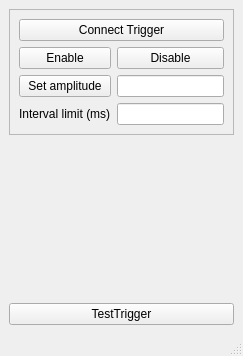
<?xml version="1.0" encoding="UTF-8"?>
<ui version="4.0">
 <class>TriggeringWindow</class>
 <widget class="QMainWindow" name="TriggeringWindow">
  <property name="geometry">
   <rect>
    <x>0</x>
    <y>0</y>
    <width>243</width>
    <height>356</height>
   </rect>
  </property>
  <property name="windowTitle">
   <string>MainWindow</string>
  </property>
  <widget class="QWidget" name="centralwidget">
   <layout class="QGridLayout" name="gridLayout_2">
    <item row="0" column="0" alignment="Qt::AlignTop">
     <widget class="QFrame" name="frame">
      <property name="frameShape">
       <enum>QFrame::StyledPanel</enum>
      </property>
      <property name="frameShadow">
       <enum>QFrame::Raised</enum>
      </property>
      <layout class="QGridLayout" name="gridLayout">
       <item row="1" column="0">
        <widget class="QPushButton" name="enable">
         <property name="text">
          <string>Enable</string>
         </property>
        </widget>
       </item>
       <item row="3" column="0">
        <widget class="QLabel" name="label">
         <property name="text">
          <string>Interval limit (ms)</string>
         </property>
        </widget>
       </item>
       <item row="0" column="0" colspan="2">
        <widget class="QPushButton" name="connectTrigger">
         <property name="text">
          <string>Connect Trigger</string>
         </property>
        </widget>
       </item>
       <item row="3" column="1">
        <widget class="QLineEdit" name="TimeLimitLineEdit"/>
       </item>
       <item row="1" column="1">
        <widget class="QPushButton" name="disable">
         <property name="text">
          <string>Disable</string>
         </property>
        </widget>
       </item>
       <item row="2" column="0">
        <widget class="QPushButton" name="setAmplitude">
         <property name="text">
          <string>Set amplitude</string>
         </property>
        </widget>
       </item>
       <item row="2" column="1">
        <widget class="QLineEdit" name="amplitudeLineEdit"/>
       </item>
      </layout>
     </widget>
    </item>
    <item row="3" column="0">
     <widget class="QPushButton" name="testTrigger">
      <property name="text">
       <string>TestTrigger</string>
      </property>
     </widget>
    </item>
   </layout>
  </widget>
  <widget class="QMenuBar" name="menubar">
   <property name="geometry">
    <rect>
     <x>0</x>
     <y>0</y>
     <width>243</width>
     <height>22</height>
    </rect>
   </property>
  </widget>
  <widget class="QStatusBar" name="statusbar"/>
 </widget>
 <resources/>
 <connections/>
</ui>
